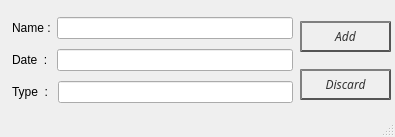
<?xml version="1.0" encoding="UTF-8"?>
<ui version="4.0">
 <class>Adding</class>
 <widget class="QMainWindow" name="Adding">
  <property name="geometry">
   <rect>
    <x>0</x>
    <y>0</y>
    <width>395</width>
    <height>137</height>
   </rect>
  </property>
  <property name="windowTitle">
   <string>Adding File</string>
  </property>
  <widget class="QWidget" name="centralwidget">
   <widget class="QWidget" name="layoutWidget">
    <property name="geometry">
     <rect>
      <x>300</x>
      <y>10</y>
      <width>91</width>
      <height>101</height>
     </rect>
    </property>
    <layout class="QVBoxLayout" name="verticalLayout">
     <item>
      <widget class="QPushButton" name="add">
       <property name="font">
        <font>
         <family>Ubuntu Condensed</family>
         <italic>true</italic>
        </font>
       </property>
       <property name="styleSheet">
        <string notr="true">QPushButton {
color: #333;
border: 2px solid #555;
border-radius: 20px;
border-style: outset;
background: qradialgradient(
cx: 0.3, cy: -0.4, fx: 0.3, fy: -0.4,
radius: 1.35, stop: 0 #fff, stop: 1 #888
);
padding: 5px;
}

QPushButton:hover {
background: qradialgradient(
cx: 0.3, cy: -0.4, fx: 0.3, fy: -0.4,
radius: 1.35, stop: 0 #fff, stop: 1 #bbb
);
}</string>
       </property>
       <property name="text">
        <string>Add</string>
       </property>
      </widget>
     </item>
     <item>
      <widget class="QPushButton" name="discard">
       <property name="font">
        <font>
         <family>Ubuntu Condensed</family>
         <italic>true</italic>
        </font>
       </property>
       <property name="styleSheet">
        <string notr="true">QPushButton {
color: #333;
border: 2px solid #555;
border-radius: 20px;
border-style: outset;
background: qradialgradient(
cx: 0.3, cy: -0.4, fx: 0.3, fy: -0.4,
radius: 1.35, stop: 0 #fff, stop: 1 #888
);
padding: 5px;
}

QPushButton:hover {
background: qradialgradient(
cx: 0.3, cy: -0.4, fx: 0.3, fy: -0.4,
radius: 1.35, stop: 0 #fff, stop: 1 #bbb
);
}</string>
       </property>
       <property name="text">
        <string>Discard</string>
       </property>
      </widget>
     </item>
    </layout>
   </widget>
   <widget class="QWidget" name="layoutWidget">
    <property name="geometry">
     <rect>
      <x>12</x>
      <y>13</y>
      <width>281</width>
      <height>95</height>
     </rect>
    </property>
    <layout class="QVBoxLayout" name="verticalLayout_2">
     <item>
      <layout class="QHBoxLayout" name="horizontalLayout">
       <item>
        <widget class="QLabel" name="lb_name">
         <property name="text">
          <string>Name :</string>
         </property>
        </widget>
       </item>
       <item>
        <widget class="QLineEdit" name="ln_name"/>
       </item>
      </layout>
     </item>
     <item>
      <layout class="QHBoxLayout" name="horizontalLayout_3">
       <item>
        <widget class="QLabel" name="lb_date">
         <property name="text">
          <string>Date  : </string>
         </property>
        </widget>
       </item>
       <item>
        <widget class="QLineEdit" name="ln_date"/>
       </item>
      </layout>
     </item>
     <item>
      <layout class="QHBoxLayout" name="horizontalLayout_2">
       <item>
        <widget class="QLabel" name="lb_type">
         <property name="text">
          <string>Type  : </string>
         </property>
        </widget>
       </item>
       <item>
        <widget class="QLineEdit" name="ln_type"/>
       </item>
      </layout>
     </item>
    </layout>
   </widget>
  </widget>
  <widget class="QStatusBar" name="statusbar"/>
 </widget>
 <resources/>
 <connections/>
</ui>
